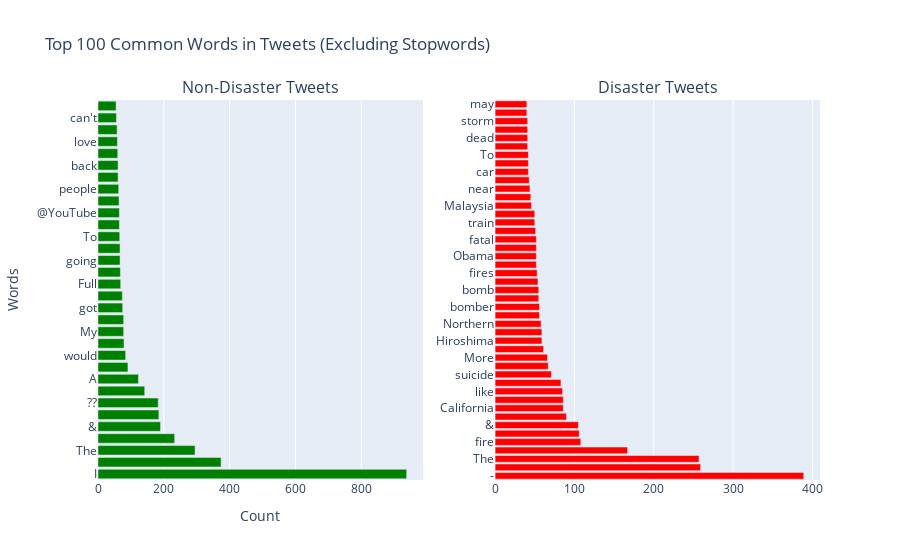

Here is the notebook cell this chart was saved with:
### Markdown cell above
🔆 Les mots les plus communs

### Code cell
plot_most_common_words(raw=True, top=100)

### Figure 1 — Plotly figure (JSON) as saved in the notebook; plotly's stock layout.template omitted (floating-point values rounded to 4 significant figures)
{"data": [{"marker": {"color": "green"}, "name": "Non-Disaster", "orientation": "h", "type": "bar", "x": [938, 374, 295, 233, 190, 185, 183, 142, 123, 91, 84, 79, 78, 78, 75, 74, 69, 68, 67, 67, 66, 65, 65, 64, 63, 61, 61, 60, 59, 58, 56, 55], "xaxis": "x", "y": ["I", "-", "The", "like", "&amp;", "I'm", "??", "get", "A", "|", "would", "You", "My", "2", "got", "????", "Full", "If", "going", "video", "To", "In", "@YouTube", "body", "people", "still", "back", "time", "love", "THE", "can't", "3"], "yaxis": "y"}, {"marker": {"color": "red"}, "name": "Disaster", "orientation": "h", "type": "bar", "x": [389, 259, 257, 167, 108, 106, 105, 90, 86, 86, 85, 83, 71, 67, 66, 61, 59, 59, 58, 56, 56, 55, 55, 54, 53, 52, 52, 52, 52, 51, 50, 50, 46, 45, 44, 43, 42, 42, 42, 41, 41, 41, 41, 40, 40], "xaxis": "x2", "y": ["-", "I", "The", "A", "fire", "...", "&amp;", "In", "California", "killed", "like", "people", "suicide", "2", "More", "This", "Hiroshima", "disaster", "Northern", "bombing", "bomber", "crash", "bomb", "families", "fires", "police", "Obama", "buildings", "fatal", "|", "train", "burning", "Malaysia", "News", "near", "nuclear", "car", "Police", "To", "get", "dead", "After", "storm", "I'm", "may"], "yaxis": "y2"}], "layout": {"annotations": [{"font": {"size": 16}, "showarrow": false, "text": "Non-Disaster Tweets", "x": 0.225, "xanchor": "center", "xref": "paper", "y": 1, "yanchor": "bottom", "yref": "paper"}, {"font": {"size": 16}, "showarrow": false, "text": "Disaster Tweets", "x": 0.775, "xanchor": "center", "xref": "paper", "y": 1, "yanchor": "bottom", "yref": "paper"}], "showlegend": false, "title": {"text": "Top 100 Common Words in Tweets (Excluding Stopwords)"}, "xaxis": {"anchor": "y", "domain": [0, 0.45], "title": {"text": "Count"}}, "xaxis2": {"anchor": "y2", "domain": [0.55, 1]}, "yaxis": {"anchor": "x", "domain": [0, 1], "title": {"text": "Words"}}, "yaxis2": {"anchor": "x2", "domain": [0, 1]}}}
